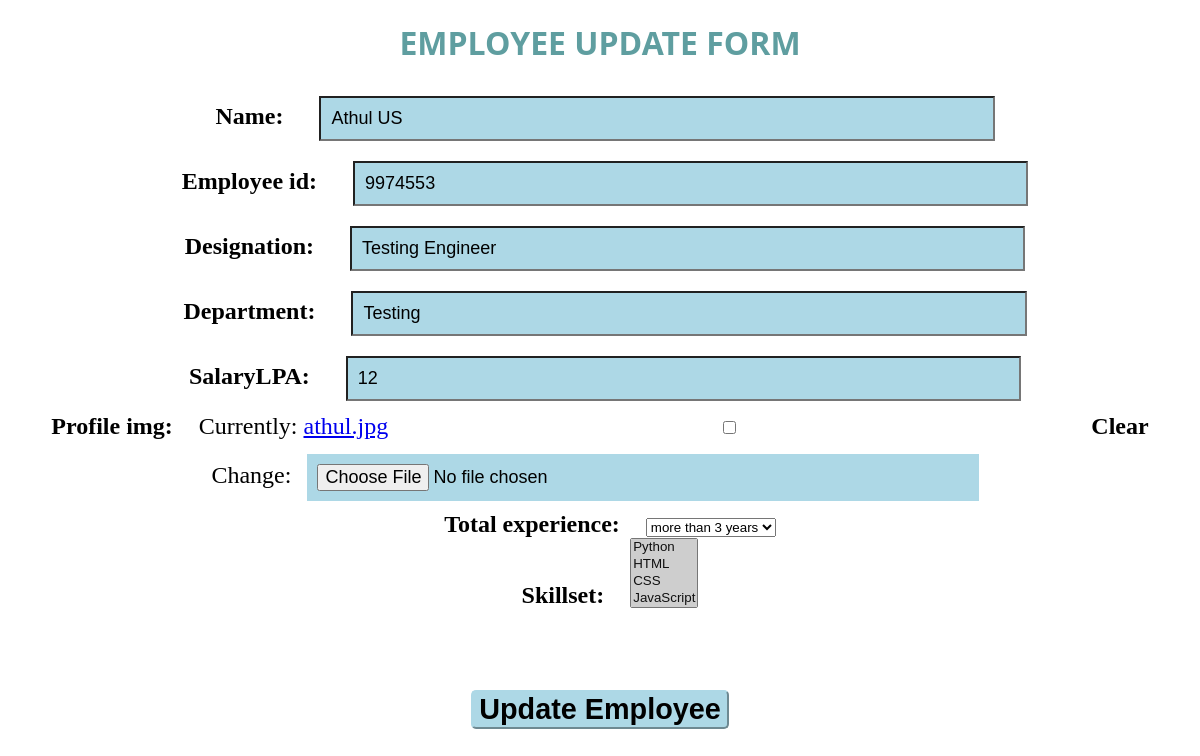
The page /update-employee/Athul US on the database its author committed.
### EmployeeDbase/models.py (models this page shows, shortened)
class EmployeeDatabase(models.Model):
    name = models.CharField(max_length=25)
    employee_id = models.IntegerField()
    designation = models.CharField(max_length=50)
    department = models.CharField(max_length=50)
    salaryLPA = models.IntegerField()
    experience_tuple = (
        ('0',"Beginner"),
        ('1',"1 year"),
        ('2',"2 years"),
        ('3',"3 years"),
        ('4',"more than 3 years")
    )
    profile_img = models.ImageField(null=True, blank=True, default='employee_logo.jpg')
    total_experience = models.CharField(max_length=30,choices=experience_tuple,null=True)
    skillset = models.ManyToManyField('SkillSet')
    created_timestamp = models.DateTimeField(auto_now_add=True)
    id = models.UUIDField(default=uuid.uuid4, unique=True, primary_key=True, editable=False)

### EmployeeDbase/views.py (the view)
# urls.py: path('update-employee/<str:name>', views.callEmployeeUpdateForm, name="update-employee"),
def callEmployeeUpdateForm(request,name):
    employee = EmployeeDatabase.objects.get(name=name)
    employeeform = EmployeeForm(instance=employee)
    if request.method=='POST':
        employeeform = EmployeeForm(request.POST, request.FILES,instance=employee)
        employeeform.save()
        return redirect('Home')
    return render(request, 'EmployeeDbase/Employee_update_form.html', {'form':employeeform})

### EmployeeDbase/forms.py
class EmployeeForm(ModelForm):
    class Meta:
        model = EmployeeDatabase
        fields = '__all__'

### EmployeeDbase/models.py (called while the page is built)
    def __str__(self) -> str:
        return self.Programming_language

### EmployeeDbase/templates/EmployeeDbase/Employee_update_form.html (shortened to what this page needs)
<!DOCTYPE html>
<html lang="en">
<head>
    {% load static %}
    <link rel="stylesheet" href="{% static 'styles/employeeupdate.css' %}">
</head>
<body>
    <div>
        <h1 >EMPLOYEE UPDATE FORM</h1>
        <form action="" method="post" enctype="multipart/form-data">
            {{form}}
            <br>
            <br>
            <br>
            <button type="submit">Update Employee</button>
        </form>
        <br>
        <br>
    </div>
</body>
</html>

### static/styles/employeeupdate.css (style rules this page uses)
div { text-align: center; }
h1 { color: cadetblue; font-family: 'Segoe UI', Tahoma, Geneva, Verdana, sans-serif; }
form { font-size: x-large; }
input { background-color: lightblue; font-size: large; margin: 10px; padding: 10px; width: 55%; }
label { font-weight: bold; margin: 10px; padding: 10px; border: none; }
button { text-align: center; font-size: larger; font-family: 'Franklin Gothic Medium', 'Arial Narrow', Arial, sans-serif; font-weight: bold; background-color: lightblue; border-color: lightblue; border-radius: 5px; }

### rows shown on the page
EmployeeDatabase: name "Athul US", employee_id "9974553", designation "Testing Engineer", department "Testing", salaryLPA "12", total_experience "more than 3 years"
